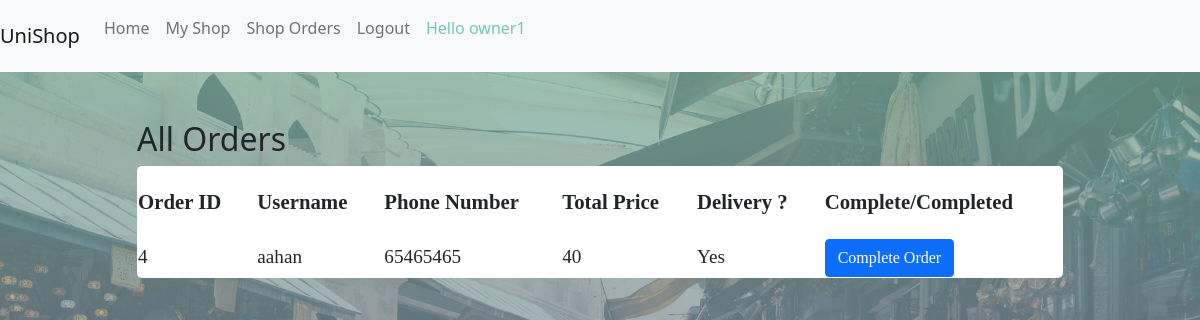
Page /shoporders/ (signed in) on the committed database.
### unishop/models.py (models this page shows, shortened)
class Bill(models.Model):
    deliver = models.BooleanField(default=False)
    address = models.CharField(max_length=100)
    total_price = models.PositiveIntegerField()
    user = models.ForeignKey(User,on_delete=models.CASCADE,related_name="bill")
    shop = models.ForeignKey('Shop', on_delete=models.CASCADE,related_name="bills")
    completed = models.BooleanField(default=False)
    class Meta:
        db_table = "Bill"

class UserProfile(models.Model):
    is_employee = models.BooleanField(default=False)
    is_owner = models.BooleanField(default=False)
    is_user = models.BooleanField(default=False)
    dob = models.DateField(null=True)
    phone_number = models.PositiveIntegerField()
    address = models.CharField(max_length=100,null= True)
    pincode = models.PositiveIntegerField()
    user = models.OneToOneField(User,on_delete=models.CASCADE,related_name="profile")
    class Meta:
        db_table = "UserProfile"

### unishop/views.py (the view)
# urls.py: path('shoporders/',views.shop_orders,name = "shop_orders"),
@login_required
def shop_orders(request):
    if not request.user.profile.is_owner:
        return redirect('/')
    orders = request.user.shop.bills.all()
    return render(request,'unishop/shop_orders.html',{
        "orders" : orders
    })

### unishop/templates/unishop/shop_orders.html (shortened to what this page needs)
{% extends 'unishop/base.html' %}
{% block bodyblock %}
<div class = "container">
{% if not orders %}
<div class = "row align-items-center justify-content-center">
    <div class = "col-lg-7 col-md-9 col-sm-10">
        <h2 class = "mt-5">Sorry you don't have any orders right now</h2>
    </div>
</div>
{% else %}
<div class = "row align-items-center justify-content-center">
    <div class = "col-lg-10 col-md-9 col-sm-10">
        <h2 class = "mt-5">All Orders</h2>
    </div>
</div>
<div class = "row align-items-center justify-content-center">
    <div class = "col-lg-10 col-md-9 col-sm-10">
        <table>
            <thead>
                <th>Order ID</th>
                <th>Username</th>
                <th>Phone Number</th>
                <th>Total Price</th>
                <th>Delivery ? </th>
                <th>Complete/Completed</th>
            </thead>
            <tbody>
                {% for order in orders  %}
                <tr>
                    <td>{{order.id}}</td>
                    <td>{{order.user.username}}</td>
                    <td>{{order.user.profile.phone_number}}</td>
                    <td>{{order.total_price}}</td>
                    <td>{% if order.deliver %} <span>Yes</span> {%else%} <span>No</span> {% endif %}</td>
                    <td>{% if order.completed %} <span class = "btn btn-success">Done</span> {%else%} <a class = "btn btn-primary" href="/orders/complete/{{order.id}}">Complete Order</a> {% endif %}</td>
                </tr>
                {% endfor %}
            </tbody>
        </table>
    </div>
</div>
{% endif %}
</div>
{% endblock bodyblock %}

### unishop/templates/unishop/base.html (shortened to what this page needs)
<!DOCTYPE html>
{% load static %}
<html lang="en">
<head>
    <link rel="stylesheet" href= "{% static 'unishop/css/normalize.css' %}" >
    <link rel="stylesheet" href= "{% static 'unishop/css/bootstrap.min.css' %}" >
    <link rel="stylesheet" href= "{% static 'unishop/css/index.css' %}" >
</head>
<body>
<nav class="navbar navbar-expand-lg navbar-light bg-light">
  <a class="navbar-brand" href="#">UniShop</a>
  <div class="collapse navbar-collapse" id="navbarNav">
    <ul class="navbar-nav">
      <li class="nav-item active">
        <a class="nav-link" href="/">Home</a>
      </li>
      {% if user.is_authenticated %}
          {% if  user.profile.is_owner %}
          <li class="nav-item">
            <a class="nav-link" href="/myshop">My Shop</a>
          </li>
          <li class="nav-item">
            <a class="nav-link" href="/shoporders">Shop Orders</a>
          </li>
          {% endif %}
          <li class="nav-item">
            <a class="nav-link" href="/logout">Logout</a>
          </li>
      {% endif %}
      {% if user.is_authenticated %}
      <li class="nav-item">
        <p class = "nav-link red-color" style = "color:#74c7b8"> Hello {{user.username}} </p>
      </li>
      {% endif %}
    </ul>
  </div>
</nav>
    {% block bodyblock %}
    {% endblock bodyblock %}
</body>
</html>

### unishop/static/unishop/css/index.css (style rules this page uses)
body { background-image:linear-gradient(rgba(118, 177, 152, 0.74),rgba(142, 103, 168, 0.678)),url('/static/unishop/images/bg2.jpg'); background-position: center; background-attachment: fixed; background-size: cover; height:90vh; }
table { background-color: white; padding: 20px 30px; border-radius: 5px; width: 100%; }
th , td { padding-right: 20px; padding-top: 20px; font-family: cursive; }
th { font-size: 130%; }
td { font-size: 120%; }

### rows in the picture
Bill: id "4", user.username "aahan", user.profile.phone_number "65465465", total_price "40", deliver "Yes"

### other values in the picture
{{ user.username }} "owner1"
